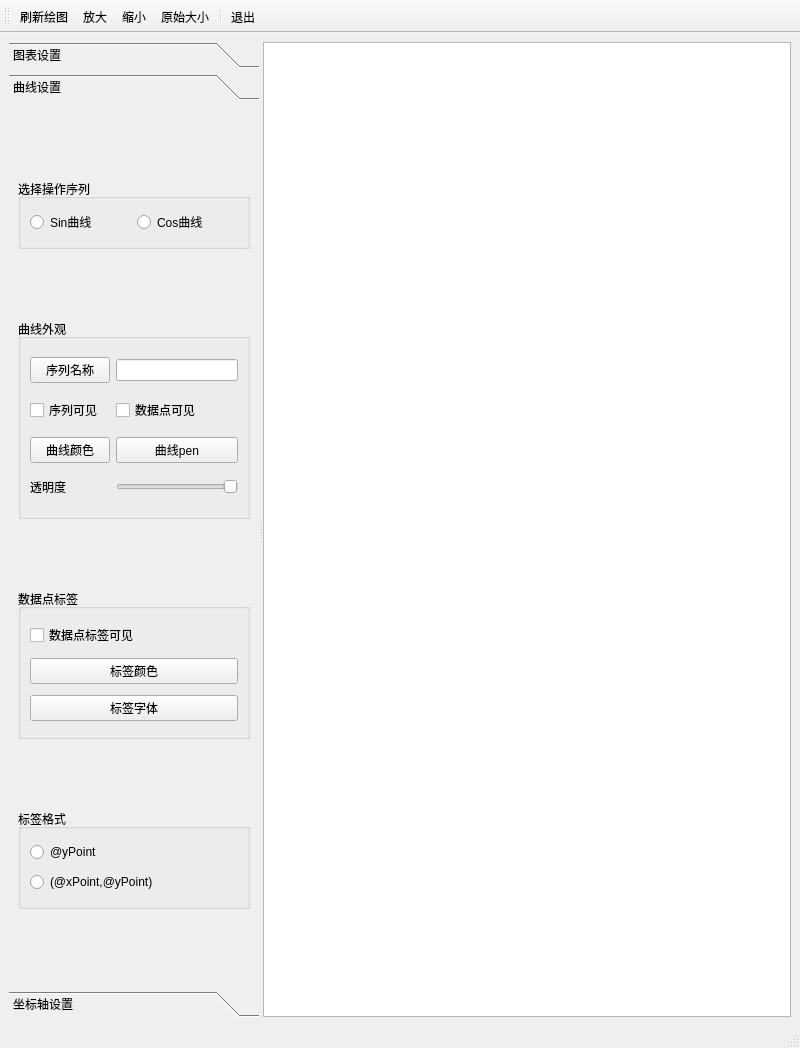
<?xml version="1.0" encoding="UTF-8"?>
<ui version="4.0">
 <class>MainWindow</class>
 <widget class="QMainWindow" name="MainWindow">
  <property name="geometry">
   <rect>
    <x>0</x>
    <y>0</y>
    <width>800</width>
    <height>1048</height>
   </rect>
  </property>
  <property name="windowTitle">
   <string>MainWindow</string>
  </property>
  <widget class="QWidget" name="centralwidget">
   <layout class="QHBoxLayout" name="horizontalLayout">
    <item>
     <widget class="QSplitter" name="splitter">
      <property name="orientation">
       <enum>Qt::Horizontal</enum>
      </property>
      <widget class="QToolBox" name="toolBox">
       <property name="maximumSize">
        <size>
         <width>250</width>
         <height>1024</height>
        </size>
       </property>
       <property name="currentIndex">
        <number>1</number>
       </property>
       <widget class="QWidget" name="page">
        <property name="geometry">
         <rect>
          <x>0</x>
          <y>0</y>
          <width>250</width>
          <height>800</height>
         </rect>
        </property>
        <property name="maximumSize">
         <size>
          <width>16777215</width>
          <height>800</height>
         </size>
        </property>
        <attribute name="label">
         <string>图表设置</string>
        </attribute>
        <layout class="QVBoxLayout" name="verticalLayout">
         <item>
          <widget class="QGroupBox" name="groupBox">
           <property name="maximumSize">
            <size>
             <width>232</width>
             <height>212</height>
            </size>
           </property>
           <property name="title">
            <string>标题</string>
           </property>
           <layout class="QGridLayout" name="gridLayout">
            <item row="0" column="0">
             <widget class="QLineEdit" name="editTitle"/>
            </item>
            <item row="0" column="1">
             <widget class="QPushButton" name="pushButton">
              <property name="text">
               <string>设置</string>
              </property>
             </widget>
            </item>
            <item row="1" column="0" colspan="2">
             <widget class="QPushButton" name="pushButton_2">
              <property name="text">
               <string>设置标题字体</string>
              </property>
             </widget>
            </item>
           </layout>
          </widget>
         </item>
         <item>
          <widget class="QGroupBox" name="groupBox_2">
           <property name="title">
            <string>图例</string>
           </property>
           <layout class="QGridLayout" name="gridLayout_2">
            <item row="0" column="0">
             <widget class="QRadioButton" name="radioButton">
              <property name="text">
               <string>上方</string>
              </property>
             </widget>
            </item>
            <item row="0" column="1">
             <widget class="QRadioButton" name="radioButton_2">
              <property name="text">
               <string>下方</string>
              </property>
             </widget>
            </item>
            <item row="1" column="0">
             <widget class="QRadioButton" name="radioButton_3">
              <property name="text">
               <string>左侧</string>
              </property>
             </widget>
            </item>
            <item row="1" column="1">
             <widget class="QRadioButton" name="radioButton_4">
              <property name="text">
               <string>右侧</string>
              </property>
             </widget>
            </item>
            <item row="2" column="0">
             <widget class="QCheckBox" name="checkBox">
              <property name="text">
               <string>图例可见</string>
              </property>
             </widget>
            </item>
            <item row="2" column="1">
             <widget class="QCheckBox" name="checkBox_2">
              <property name="text">
               <string>背景可见</string>
              </property>
             </widget>
            </item>
            <item row="3" column="0">
             <widget class="QPushButton" name="pushButton_3">
              <property name="text">
               <string>字体</string>
              </property>
             </widget>
            </item>
            <item row="3" column="1">
             <widget class="QPushButton" name="pushButton_4">
              <property name="text">
               <string>标签颜色</string>
              </property>
             </widget>
            </item>
           </layout>
          </widget>
         </item>
         <item>
          <widget class="QGroupBox" name="groupBox_3">
           <property name="title">
            <string>边距</string>
           </property>
           <layout class="QGridLayout" name="gridLayout_3">
            <item row="0" column="0">
             <widget class="QLabel" name="label">
              <property name="text">
               <string>左边距</string>
              </property>
             </widget>
            </item>
            <item row="0" column="1">
             <widget class="QSpinBox" name="spinMarginLeft"/>
            </item>
            <item row="1" column="0">
             <widget class="QLabel" name="label_2">
              <property name="text">
               <string>右边距</string>
              </property>
             </widget>
            </item>
            <item row="1" column="1">
             <widget class="QSpinBox" name="spinMarginRight"/>
            </item>
            <item row="2" column="0">
             <widget class="QLabel" name="label_3">
              <property name="text">
               <string>上边距</string>
              </property>
             </widget>
            </item>
            <item row="2" column="1">
             <widget class="QSpinBox" name="spinMarginTop"/>
            </item>
            <item row="3" column="0">
             <widget class="QLabel" name="label_4">
              <property name="text">
               <string>下边距</string>
              </property>
             </widget>
            </item>
            <item row="3" column="1">
             <widget class="QSpinBox" name="spinMarginBottom"/>
            </item>
            <item row="4" column="0" colspan="2">
             <widget class="QPushButton" name="pushButton_5">
              <property name="text">
               <string>设置边距</string>
              </property>
             </widget>
            </item>
           </layout>
          </widget>
         </item>
         <item>
          <widget class="QGroupBox" name="groupBox_4">
           <property name="title">
            <string>动画效果</string>
           </property>
           <layout class="QGridLayout" name="gridLayout_4">
            <item row="0" column="0">
             <widget class="QLabel" name="label_5">
              <property name="text">
               <string>动画效果</string>
              </property>
             </widget>
            </item>
            <item row="0" column="1">
             <widget class="QComboBox" name="comboBox"/>
            </item>
            <item row="1" column="0">
             <widget class="QLabel" name="label_6">
              <property name="text">
               <string>主题</string>
              </property>
             </widget>
            </item>
            <item row="1" column="1">
             <widget class="QComboBox" name="comboBox_2"/>
            </item>
           </layout>
          </widget>
         </item>
        </layout>
       </widget>
       <widget class="QWidget" name="page_2">
        <property name="geometry">
         <rect>
          <x>0</x>
          <y>0</y>
          <width>250</width>
          <height>882</height>
         </rect>
        </property>
        <attribute name="label">
         <string>曲线设置</string>
        </attribute>
        <layout class="QVBoxLayout" name="verticalLayout_4">
         <item>
          <widget class="QGroupBox" name="groupBox_5">
           <property name="maximumSize">
            <size>
             <width>16777215</width>
             <height>70</height>
            </size>
           </property>
           <property name="title">
            <string>选择操作序列</string>
           </property>
           <layout class="QHBoxLayout" name="horizontalLayout_2">
            <item>
             <widget class="QRadioButton" name="radioButton_5">
              <property name="text">
               <string>Sin曲线</string>
              </property>
             </widget>
            </item>
            <item>
             <widget class="QRadioButton" name="radioButton_6">
              <property name="text">
               <string>Cos曲线</string>
              </property>
             </widget>
            </item>
           </layout>
          </widget>
         </item>
         <item>
          <widget class="QGroupBox" name="groupBox_6">
           <property name="maximumSize">
            <size>
             <width>16777215</width>
             <height>200</height>
            </size>
           </property>
           <property name="title">
            <string>曲线外观</string>
           </property>
           <layout class="QGridLayout" name="gridLayout_5">
            <item row="0" column="0">
             <widget class="QPushButton" name="pushButton_6">
              <property name="text">
               <string>序列名称</string>
              </property>
             </widget>
            </item>
            <item row="0" column="1">
             <widget class="QLineEdit" name="lineEdit"/>
            </item>
            <item row="1" column="0">
             <widget class="QCheckBox" name="checkBox_3">
              <property name="text">
               <string>序列可见</string>
              </property>
             </widget>
            </item>
            <item row="1" column="1">
             <widget class="QCheckBox" name="checkBox_4">
              <property name="text">
               <string>数据点可见</string>
              </property>
             </widget>
            </item>
            <item row="2" column="0">
             <widget class="QPushButton" name="pushButton_7">
              <property name="text">
               <string>曲线颜色</string>
              </property>
             </widget>
            </item>
            <item row="2" column="1">
             <widget class="QPushButton" name="pushButton_8">
              <property name="text">
               <string>曲线pen</string>
              </property>
             </widget>
            </item>
            <item row="3" column="0">
             <widget class="QLabel" name="label_7">
              <property name="text">
               <string>透明度</string>
              </property>
             </widget>
            </item>
            <item row="3" column="1">
             <widget class="QSlider" name="horizontalSlider">
              <property name="layoutDirection">
               <enum>Qt::RightToLeft</enum>
              </property>
              <property name="orientation">
               <enum>Qt::Horizontal</enum>
              </property>
             </widget>
            </item>
           </layout>
          </widget>
         </item>
         <item>
          <widget class="QGroupBox" name="groupBox_7">
           <property name="maximumSize">
            <size>
             <width>16777215</width>
             <height>150</height>
            </size>
           </property>
           <property name="title">
            <string>数据点标签</string>
           </property>
           <layout class="QVBoxLayout" name="verticalLayout_2">
            <item>
             <widget class="QCheckBox" name="checkBox_5">
              <property name="text">
               <string>数据点标签可见</string>
              </property>
             </widget>
            </item>
            <item>
             <widget class="QPushButton" name="pushButton_9">
              <property name="text">
               <string>标签颜色</string>
              </property>
             </widget>
            </item>
            <item>
             <widget class="QPushButton" name="pushButton_10">
              <property name="text">
               <string>标签字体</string>
              </property>
             </widget>
            </item>
           </layout>
          </widget>
         </item>
         <item>
          <widget class="QGroupBox" name="groupBox_8">
           <property name="maximumSize">
            <size>
             <width>16777215</width>
             <height>100</height>
            </size>
           </property>
           <property name="title">
            <string>标签格式</string>
           </property>
           <layout class="QVBoxLayout" name="verticalLayout_3">
            <item>
             <widget class="QRadioButton" name="radioButton_7">
              <property name="text">
               <string>@yPoint</string>
              </property>
             </widget>
            </item>
            <item>
             <widget class="QRadioButton" name="radioButton_8">
              <property name="text">
               <string>(@xPoint,@yPoint)</string>
              </property>
             </widget>
            </item>
           </layout>
          </widget>
         </item>
        </layout>
       </widget>
       <widget class="QWidget" name="page_3">
        <property name="geometry">
         <rect>
          <x>0</x>
          <y>0</y>
          <width>250</width>
          <height>882</height>
         </rect>
        </property>
        <attribute name="label">
         <string>坐标轴设置</string>
        </attribute>
        <layout class="QVBoxLayout" name="verticalLayout_6">
         <item>
          <widget class="QGroupBox" name="groupBox_9">
           <property name="title">
            <string>设置坐标轴对象</string>
           </property>
           <layout class="QHBoxLayout" name="horizontalLayout_3">
            <item>
             <widget class="QRadioButton" name="radioButton_9">
              <property name="text">
               <string>X轴</string>
              </property>
             </widget>
            </item>
            <item>
             <widget class="QRadioButton" name="radioButton_10">
              <property name="text">
               <string>Y轴</string>
              </property>
             </widget>
            </item>
           </layout>
          </widget>
         </item>
         <item>
          <widget class="QGroupBox" name="groupBox_10">
           <property name="title">
            <string>坐标轴总体</string>
           </property>
           <layout class="QGridLayout" name="gridLayout_6">
            <item row="0" column="0">
             <widget class="QLabel" name="label_8">
              <property name="text">
               <string>最小值</string>
              </property>
             </widget>
            </item>
            <item row="0" column="1">
             <widget class="QDoubleSpinBox" name="doubleSpinBox"/>
            </item>
            <item row="1" column="0">
             <widget class="QLabel" name="label_9">
              <property name="text">
               <string>最大值</string>
              </property>
             </widget>
            </item>
            <item row="1" column="1">
             <widget class="QDoubleSpinBox" name="doubleSpinBox_2"/>
            </item>
            <item row="2" column="0" colspan="2">
             <widget class="QCheckBox" name="checkBox_6">
              <property name="text">
               <string>isVisible</string>
              </property>
             </widget>
            </item>
            <item row="3" column="0" colspan="2">
             <widget class="QPushButton" name="pushButton_11">
              <property name="text">
               <string>设置坐标范围</string>
              </property>
             </widget>
            </item>
           </layout>
          </widget>
         </item>
         <item>
          <widget class="QGroupBox" name="groupBox_11">
           <property name="title">
            <string>轴标题</string>
           </property>
           <layout class="QGridLayout" name="gridLayout_7">
            <item row="0" column="0">
             <widget class="QPushButton" name="pushButton_12">
              <property name="text">
               <string>设置标题</string>
              </property>
             </widget>
            </item>
            <item row="0" column="1">
             <widget class="QLineEdit" name="lineEdit_2"/>
            </item>
            <item row="1" column="0">
             <widget class="QCheckBox" name="checkBox_7">
              <property name="text">
               <string>显示标题</string>
              </property>
             </widget>
            </item>
            <item row="1" column="1">
             <widget class="QPushButton" name="pushButton_13">
              <property name="text">
               <string>设置字体</string>
              </property>
             </widget>
            </item>
           </layout>
          </widget>
         </item>
         <item>
          <widget class="QGroupBox" name="groupBox_12">
           <property name="title">
            <string>轴刻度标签</string>
           </property>
           <layout class="QGridLayout" name="gridLayout_8">
            <item row="0" column="0">
             <widget class="QPushButton" name="pushButton_14">
              <property name="text">
               <string>标签格式</string>
              </property>
             </widget>
            </item>
            <item row="0" column="1">
             <widget class="QLineEdit" name="lineEdit_3"/>
            </item>
            <item row="1" column="0">
             <widget class="QPushButton" name="pushButton_15">
              <property name="text">
               <string>文字颜色</string>
              </property>
             </widget>
            </item>
            <item row="1" column="1">
             <widget class="QPushButton" name="pushButton_16">
              <property name="text">
               <string>设置字体</string>
              </property>
             </widget>
            </item>
            <item row="2" column="0">
             <widget class="QCheckBox" name="checkBox_8">
              <property name="text">
               <string>显示标签</string>
              </property>
             </widget>
            </item>
           </layout>
          </widget>
         </item>
         <item>
          <widget class="QGroupBox" name="groupBox_13">
           <property name="title">
            <string>网格线</string>
           </property>
           <layout class="QVBoxLayout" name="verticalLayout_5">
            <item>
             <widget class="QCheckBox" name="checkBox_9">
              <property name="text">
               <string>显示网格线</string>
              </property>
             </widget>
            </item>
            <item>
             <widget class="QPushButton" name="pushButton_17">
              <property name="text">
               <string>网格线颜色</string>
              </property>
             </widget>
            </item>
            <item>
             <widget class="QPushButton" name="pushButton_18">
              <property name="text">
               <string>网格线pen</string>
              </property>
             </widget>
            </item>
           </layout>
          </widget>
         </item>
         <item>
          <widget class="QGroupBox" name="groupBox_14">
           <property name="title">
            <string>坐标刻度</string>
           </property>
           <layout class="QGridLayout" name="gridLayout_9">
            <item row="0" column="0">
             <widget class="QLabel" name="label_10">
              <property name="text">
               <string>刻度个数</string>
              </property>
             </widget>
            </item>
            <item row="0" column="1">
             <widget class="QSpinBox" name="spinBox"/>
            </item>
            <item row="1" column="0">
             <widget class="QCheckBox" name="checkBox_10">
              <property name="text">
               <string>显示刻度</string>
              </property>
             </widget>
            </item>
            <item row="2" column="0">
             <widget class="QPushButton" name="pushButton_19">
              <property name="text">
               <string>刻度线pen</string>
              </property>
             </widget>
            </item>
            <item row="2" column="1">
             <widget class="QPushButton" name="pushButton_20">
              <property name="text">
               <string>刻度线颜色</string>
              </property>
             </widget>
            </item>
           </layout>
          </widget>
         </item>
         <item>
          <widget class="QGroupBox" name="groupBox_15">
           <property name="title">
            <string>细分刻度</string>
           </property>
           <layout class="QGridLayout" name="gridLayout_10">
            <item row="0" column="0">
             <widget class="QLabel" name="label_11">
              <property name="text">
               <string>细分刻度个数</string>
              </property>
             </widget>
            </item>
            <item row="0" column="1">
             <widget class="QSpinBox" name="spinBox_2"/>
            </item>
            <item row="1" column="0" colspan="2">
             <widget class="QCheckBox" name="checkBox_11">
              <property name="text">
               <string>显示细分刻度</string>
              </property>
             </widget>
            </item>
            <item row="2" column="0">
             <widget class="QPushButton" name="pushButton_21">
              <property name="text">
               <string>细分刻度颜色</string>
              </property>
             </widget>
            </item>
            <item row="2" column="1">
             <widget class="QPushButton" name="pushButton_22">
              <property name="text">
               <string>细分刻度pen</string>
              </property>
             </widget>
            </item>
           </layout>
          </widget>
         </item>
        </layout>
       </widget>
      </widget>
      <widget class="QChartView" name="chartView"/>
     </widget>
    </item>
   </layout>
  </widget>
  <widget class="QMenuBar" name="menubar">
   <property name="geometry">
    <rect>
     <x>0</x>
     <y>0</y>
     <width>800</width>
     <height>21</height>
    </rect>
   </property>
  </widget>
  <widget class="QStatusBar" name="statusbar"/>
  <widget class="QToolBar" name="toolBar">
   <property name="windowTitle">
    <string>toolBar</string>
   </property>
   <attribute name="toolBarArea">
    <enum>TopToolBarArea</enum>
   </attribute>
   <attribute name="toolBarBreak">
    <bool>false</bool>
   </attribute>
   <addaction name="actFresh"/>
   <addaction name="actZoomIn"/>
   <addaction name="actZoomOut"/>
   <addaction name="actOriginSize"/>
   <addaction name="separator"/>
   <addaction name="actQuit"/>
  </widget>
  <action name="actFresh">
   <property name="text">
    <string>刷新绘图</string>
   </property>
  </action>
  <action name="actZoomIn">
   <property name="text">
    <string>放大</string>
   </property>
  </action>
  <action name="actZoomOut">
   <property name="text">
    <string>缩小</string>
   </property>
  </action>
  <action name="actOriginSize">
   <property name="text">
    <string>原始大小</string>
   </property>
  </action>
  <action name="actQuit">
   <property name="text">
    <string>退出</string>
   </property>
  </action>
 </widget>
 <customwidgets>
  <customwidget>
   <class>QChartView</class>
   <extends>QGraphicsView</extends>
   <header>qchartview.h</header>
  </customwidget>
 </customwidgets>
 <resources/>
 <connections>
  <connection>
   <sender>actQuit</sender>
   <signal>triggered()</signal>
   <receiver>MainWindow</receiver>
   <slot>close()</slot>
   <hints>
    <hint type="sourcelabel">
     <x>-1</x>
     <y>-1</y>
    </hint>
    <hint type="destinationlabel">
     <x>399</x>
     <y>299</y>
    </hint>
   </hints>
  </connection>
 </connections>
</ui>
